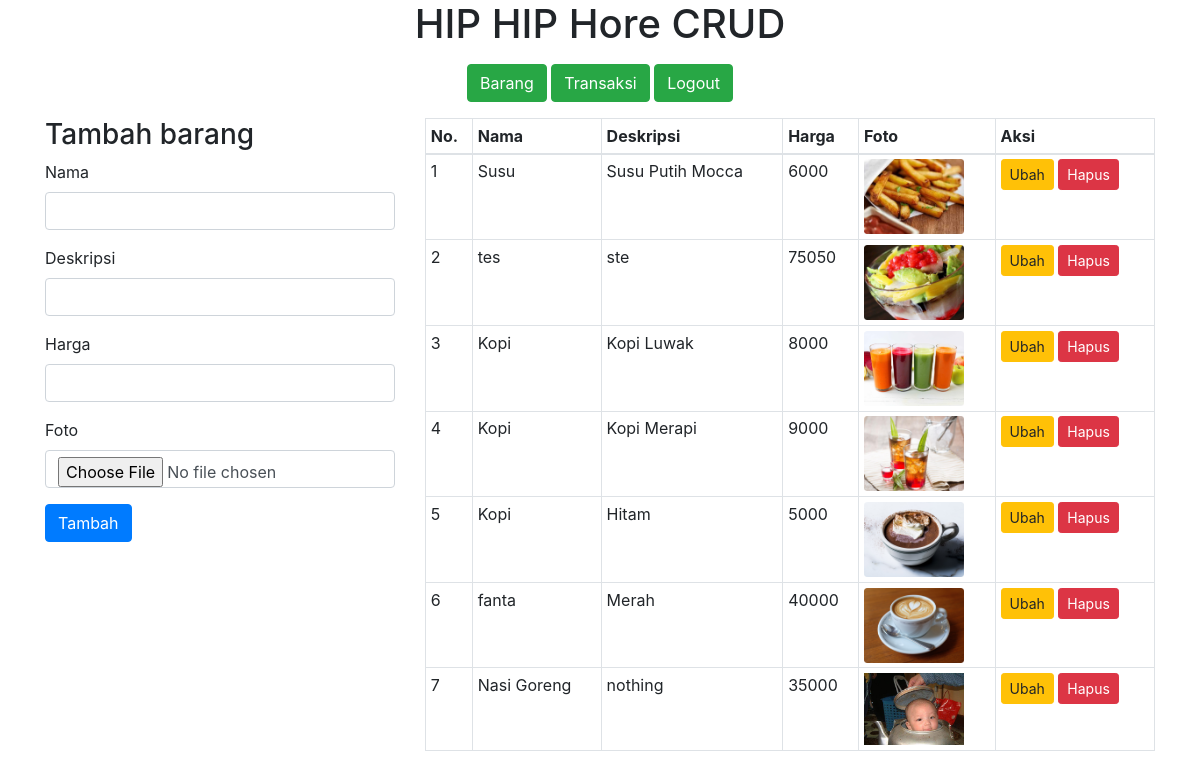
/admin/index.php (signed in), run on the app's committed database.
### tables this page shows
CREATE TABLE `barang` (
  `id` int(11) NOT NULL,
  `nm_barang` varchar(30) NOT NULL,
  `deskripsi` varchar(40) NOT NULL,
  `foto` text NOT NULL,
  `harga` int(6) NOT NULL
);

### koneksi/koneksi.php (called while the page is built, shortened)
<?php
class Database {
	private $host = "localhost";
	private $user = "root";
	private $pass = "fay";
	private $dbname = "hore";
	function __construct() {
		$this->con = new Mysqli($this->host, $this->user, $this->pass, $this->dbname);
	}
}
include_once 'barang.class.php';

### koneksi/barang.class.php (called while the page is built, shortened)
<?php
class Barang extends Database {
	function tampil(){
		$q = $this->con->query("SELECT * FROM barang");
		$res = [];
		if ($q->num_rows > 0) {
			while($r = $q->fetch_object()){
				$res[] = $r;
			}
		}
		return $res;
	}
}

### admin/index.php (the view, shortened to what this page needs)
<?php
include '../koneksi/koneksi.php';
$brg = new Barang();
?><!doctype html>
<html lang="en">
<head>
   <link rel="stylesheet" type="text/css" href="css/bootstrap.min.css">
</head>
<body>
   <div class="container">
      <h1 class="text-center mb-3"> HIP HIP Hore CRUD</h1>
      <div class="row justify-content-center">
         <div class="col-md-12 mb-3 justify-content-center text-center">
            <a href="index.php" class="btn btn-success d-print-none">Barang</a>
            <a href="transaksi.php" class="btn btn-success d-print-none">Transaksi</a>
            <a href="logout.php" class="btn btn-success d-print-none">Logout</a>
         </div>
         <div class="col-md-4">
            <form action="" method="post" enctype="multipart/form-data">
            <div class="">
               <h3>Tambah barang</h3>
            </div>
               <div class="form-group">
                  <label>Nama</label>
                  <input type="text" class="form-control" name="nama">
               </div>
               <div class="form-group">
                  <label>Deskripsi</label>
                  <input type="text" class="form-control" name="desc">
               </div>
               <div class="form-group">
                  <label>Harga</label>
                  <input type="number" class="form-control" name="harga">
               </div>
               <div class="form-group">
                  <label>Foto</label>
                  <input type="file" class="form-control" name="foto">
               </div>
               <div class="form-group">
                  <button class="btn btn-primary" name="aksi" value="tambah" type="submit">Tambah</button>
               </div>
            </form>
         </div>
         <div class="col-md-8">
            <table class="table table-sm table-bordered">
               <thead>
                  <tr>
                     <th>No.</th>
                     <th>Nama</th>
                     <th>Deskripsi</th>
                     <th>Harga</th>
                     <th>Foto</th>
                     <th>Aksi</th>
                  </tr>
               </thead>
               <tbody>
                  <?php foreach ($brg->tampil() as $i => $row): ?>
                     <tr>
                        <td><?php echo ++$i ?></td>
                        <td><?php echo $row->nm_barang ?></td>
                        <td><?php echo $row->deskripsi ?></td>
                        <td><?php echo $row->harga ?></td>
                        <td><img src="../foto/<?php echo $row->foto ?>" alt="Foto" width="100"></td>
                        <td>
                           <a href="edit.php?id=<?php echo $row->id ?>" class="btn btn-sm btn-warning">Ubah</a>
                           <a href="index.php?aksi=hapus&id=<?php echo $row->id ?>" class="btn btn-sm btn-danger" onclick="return confirm('Hapus Data?')">Hapus</a>
                        </td>
                     </tr>
                  <?php endforeach ?>
               </tbody>
            </table>
         </div>
      </div>
   </div>
</body>
</html>

### data on the page
barang: nm_barang "Susu", deskripsi "Susu Putih Mocca", harga "6000", foto (picture)
barang: nm_barang "tes", deskripsi "ste", harga "75050", foto (picture)
barang: nm_barang "Kopi", deskripsi "Kopi Luwak", harga "8000", foto (picture)
barang: nm_barang "Kopi", deskripsi "Kopi Merapi", harga "9000", foto (picture)
barang: nm_barang "Kopi", deskripsi "Hitam", harga "5000", foto (picture)
barang: nm_barang "fanta", deskripsi "Merah", harga "40000", foto (picture)
barang: nm_barang "Nasi Goreng", deskripsi "nothing", harga "35000", foto (picture)
